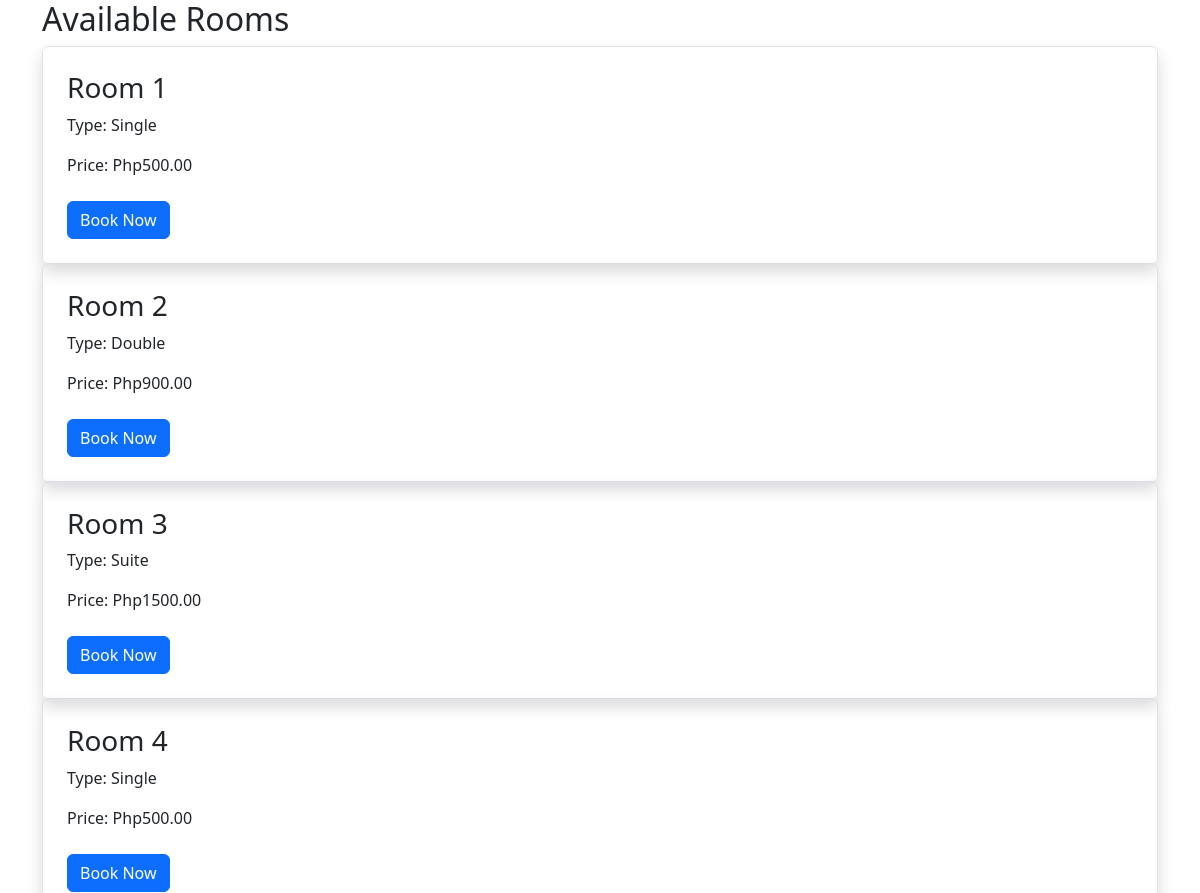
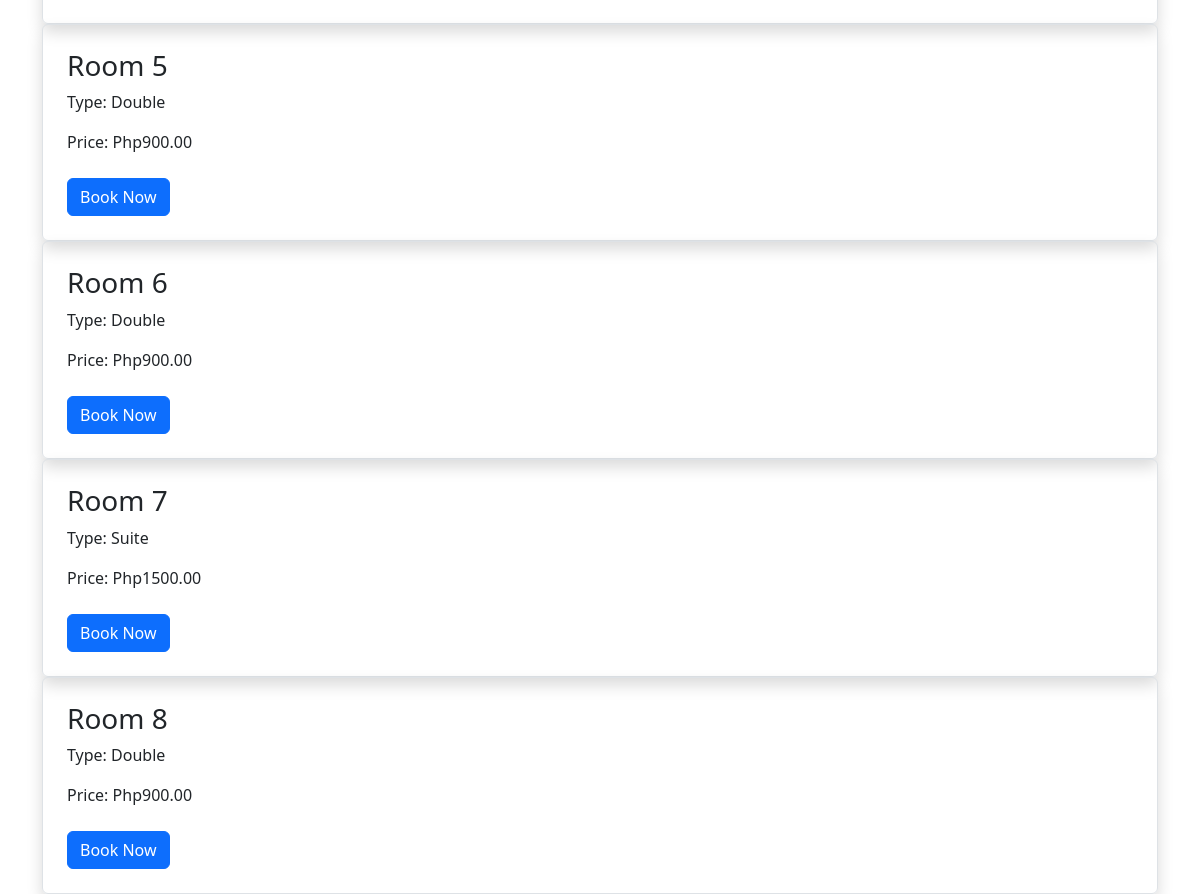
Screenshot of /available-rooms/ with the database file from the repository (2 pictures, top to bottom).
### hotel/models.py (models this page shows, shortened)
class Room(models.Model):
    ROOM_TYPES = (
        ('single', 'Single'),
        ('double', 'Double'),
        ('suite', 'Suite'),
    )
    number = models.CharField(max_length=10, unique=True)
    type = models.CharField(max_length=10, choices=ROOM_TYPES)
    price = models.DecimalField(max_digits=8, decimal_places=2)
    is_available = models.BooleanField(default=True)

### hotel/views.py (the view)
# urls.py: path('available-rooms/', views.available_rooms, name='available_rooms'),
def available_rooms(request):
    rooms = Room.objects.filter(is_available=True)
    return render(request, 'hotel/available_rooms.html', {'rooms': rooms})

### hotel/templates/hotel/available_rooms.html
{% extends 'hotel/base.html' %}
{% block content %}
<h2>Available Rooms</h2>
<div class="grid grid-cols-1 md:grid-cols-3 gap-4">
    {% for room in rooms %}
    <div class="p-4 border rounded shadow">
        <h3 class="text-xl font-semibold">Room {{ room.number }}</h3>
        <p>Type: {{ room.get_type_display }}</p>
        <p>Price: Php{{ room.price }}</p>
        <a href="{% url 'booking_create' %}?room_id={{ room.id }}" class="btn btn-primary mt-2">Book Now</a>
    </div>
    {% empty %}
    <p>No rooms available at the moment.</p>
    {% endfor %}
</div>
{% endblock %}

### rows the page displays
Room: number "1", type "Single", price "500.00"
Room: number "2", type "Double", price "900.00"
Room: number "3", type "Suite", price "1500.00"
Room: number "4", type "Single", price "500.00"
Room: number "5", type "Double", price "900.00"
Room: number "6", type "Double", price "900.00"
Room: number "7", type "Suite", price "1500.00"
Room: number "8", type "Double", price "900.00"
